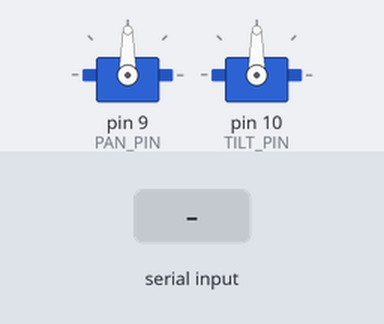
This sketch was run on a simulated Arduino Nano, built with avr-gcc and run on an emulated ATmega328P. On the bench: 2 × servo. The inputs (shaded band) are chosen by the test bench. What the sketch prints to the serial monitor is not drawn.

Above: at 1.2 s.
1.3 s: "P:\n" received over Serial
At 2.5 s:
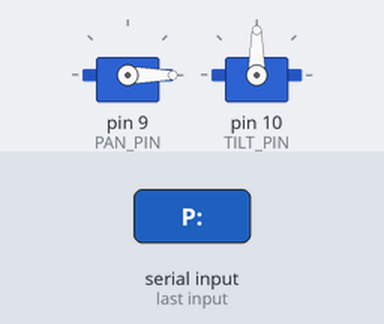
2.8 s: "TILT:\n" received over Serial
At 3.9 s:
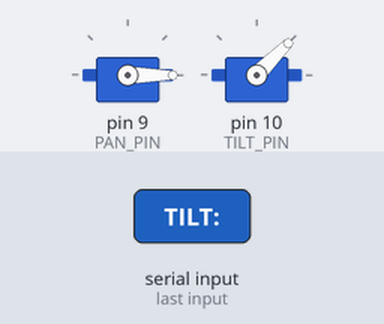
4.3 s: "P:90\n" received over Serial
At 5.0 s:
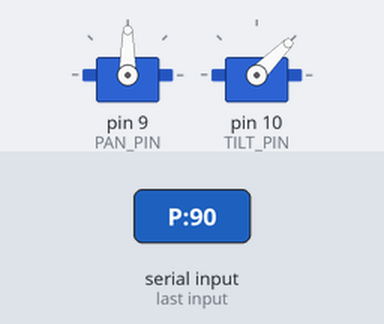
5.8 s: "PAN:\n" received over Serial
At 6.2 s:
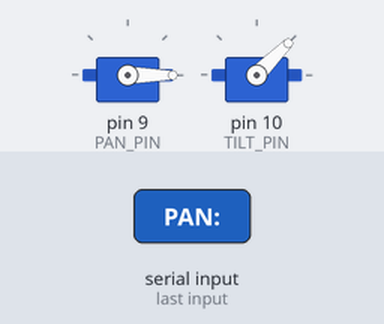
7.3 s: "HOME\n" received over Serial
At 8.5 s:
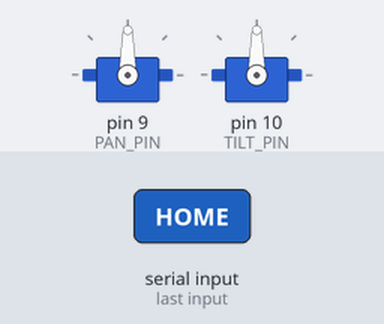
Timing chart, 0 to 9.8 s (numbered marks = the images above; inputs shaded):
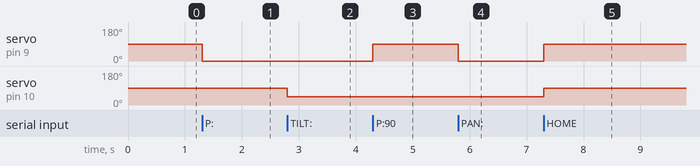

Measured:
- after the input at 1.3 s, servo on pin 9 (PAN_PIN): 90° → 0° at once
- after the input at 2.8 s, servo on pin 10 (TILT_PIN): 90° → 45° at once
- after the input at 4.3 s, servo on pin 9 (PAN_PIN): 0° → 90° at once
- after the input at 5.8 s, servo on pin 9 (PAN_PIN): 90° → 0° at once
- after the input at 7.3 s, servo on pin 9 (PAN_PIN): 0° → 90° at once; servo on pin 10 (TILT_PIN): 45° → 90° at once

The sketch:

arduino_gimbal.ino
```cpp
/*
 * NeuraCam — Arduino Nano Firmware v3.0 FINAL
 * ============================================
 * Controls:  2x EMAX ES08MAII servos (pan/tilt)
 * Protocol:  P:T (batched, preferred), PAN, TILT, HOME, STATUS
 * Baud:      115200
 * Features:
 *   - Watchdog timer (2s) — auto-recover from lockups
 *   - IMU support (MPU6050) — enable by uncommenting USE_IMU below
 *   - Soft servo limits with jitter guard
 *   - Robust char-by-char serial parser
 *
 * Pinout:
 *   D9  → Pan servo signal (local, base-mounted)
 *   D10 → 100Ω → Ribbon pin 10 → Tilt servo signal (housing)
 *
 * IMU (optional, requires MPU6050 + I2C pull-ups on A4/A5):
 *   A4  → Ribbon pin 8 → MPU6050 SDA
 *   A5  → Ribbon pin 9 → MPU6050 SCL
 *   Uncomment #define USE_IMU below and re-flash
 */

#include <Servo.h>
#include <avr/wdt.h>

// ── Uncomment the next line if MPU6050 is connected ──
// #define USE_IMU

#ifdef USE_IMU
#include <Wire.h>
#endif

Servo panServo;
Servo tiltServo;

const int PAN_PIN  = 9;
const int TILT_PIN = 10;

const int PAN_MIN  = 0;
const int PAN_MAX  = 180;
const int TILT_MIN = 45;
const int TILT_MAX = 135;

int panAngle  = 90;
int tiltAngle = 90;

#ifdef USE_IMU
/* IMU state */
bool  imu_ok      = false;
float cached_pitch = 0.0;
float cached_roll  = 0.0;
unsigned long last_imu_ms = 0;
const  unsigned long IMU_INTERVAL_MS = 100;

static void initIMU() {
  Wire.begin();
  Wire.setClock(100000);

  Wire.beginTransmission(0x68);
  Wire.write(0x75);
  uint8_t err = Wire.endTransmission(true);
  if (err != 0) { imu_ok = false; return; }

  if (Wire.requestFrom((uint8_t)0x68, (uint8_t)1) < 1) { imu_ok = false; return; }
  uint8_t whoami = Wire.read();
  if (whoami != 0x68 && whoami != 0x70) { imu_ok = false; return; }

  Wire.beginTransmission(0x68);
  Wire.write(0x6B);
  Wire.write(0x00);
  Wire.endTransmission(true);
  imu_ok = true;
}

static void readIMU() {
  if (!imu_ok) return;
  unsigned long now = millis();
  if (now - last_imu_ms < IMU_INTERVAL_MS) return;
  last_imu_ms = now;

  Wire.beginTransmission(0x68);
  Wire.write(0x3B);
  if (Wire.endTransmission(true) != 0) return;

  if (Wire.requestFrom((uint8_t)0x68, (uint8_t)6) < 6) return;
  int16_t ax = ((int16_t)Wire.read() << 8) | Wire.read();
  int16_t ay = ((int16_t)Wire.read() << 8) | Wire.read();
  int16_t az = ((int16_t)Wire.read() << 8) | Wire.read();

  float fax = (float)ax / 16384.0;
  float fay = (float)ay / 16384.0;
  float faz = (float)az / 16384.0;

  cached_pitch = atan2(-fax, sqrt(fay * fay + faz * faz)) * 180.0 / PI;
  cached_roll  = atan2(fay, faz) * 180.0 / PI;
}
#endif

static int parseValue(const String &cmd, char key) {
  int idx = cmd.indexOf(key);
  if (idx < 0) return -1;
  int colon = cmd.indexOf(':', idx);
  if (colon < 0) return -1;
  int space = cmd.indexOf(' ', colon);
  String val = (space > colon)
    ? cmd.substring(colon + 1, space)
    : cmd.substring(colon + 1);
  val.trim();
  return val.toInt();
}

static void setPan(int angle) {
  int clamped = constrain(angle, PAN_MIN, PAN_MAX);
  if (clamped != panAngle) {
    panAngle = clamped;
    panServo.write(panAngle);
  }
}

static void setTilt(int angle) {
  int clamped = constrain(angle, TILT_MIN, TILT_MAX);
  if (clamped != tiltAngle) {
    tiltAngle = clamped;
    tiltServo.write(tiltAngle);
  }
}

static void processCommand(const String &cmd) {
  if (cmd.startsWith("P:")) {
    int p = parseValue(cmd, 'P');
    int t = parseValue(cmd, 'T');
    if (p >= 0) setPan(p);
    if (t >= 0) setTilt(t);
    return;
  }
  if (cmd.startsWith("PAN:")) {
    int angle = cmd.substring(4).toInt();
    setPan(angle);
    return;
  }
  if (cmd.startsWith("TILT:")) {
    int angle = cmd.substring(5).toInt();
    setTilt(angle);
    return;
  }
  if (cmd == "HOME") {
    setPan(90);
    setTilt(90);
    return;
  }
  if (cmd == "STATUS") {
    Serial.print("PAN:");
    Serial.print(panAngle);
    Serial.print(" TILT:");
    Serial.print(tiltAngle);
#ifdef USE_IMU
    Serial.print(" IMU_PITCH:");
    Serial.print(cached_pitch, 1);
    Serial.print(" IMU_ROLL:");
    Serial.print(cached_roll, 1);
#else
    Serial.print(" IMU_PITCH:0.0 IMU_ROLL:0.0");
#endif
    Serial.print(" IMU_YAW:0.0");
    Serial.println();
    return;
  }
}

const int CMD_BUF_SIZE = 64;
char cmd_buf[CMD_BUF_SIZE];
int  cmd_len = 0;

void setup() {
  Serial.begin(115200);

  panServo.attach(PAN_PIN);
  tiltServo.attach(TILT_PIN);
  panServo.write(90);
  tiltServo.write(90);

#ifdef USE_IMU
  initIMU();
  Serial.print("GIMBAL_READY ");
  Serial.println(imu_ok ? "IMU_OK" : "IMU_FAIL");
#else
  Serial.println("GIMBAL_READY IMU_FAIL");
#endif

  wdt_enable(WDTO_2S);
}

void loop() {
  wdt_reset();

#ifdef USE_IMU
  readIMU();
#endif

  while (Serial.available() > 0) {
    char c = (char)Serial.read();
    if (c == '\n' || c == '\r') {
      if (cmd_len > 0) {
        cmd_buf[cmd_len] = '\0';
        String cmd = String(cmd_buf);
        cmd.trim();
        if (cmd.length() > 0) {
          processCommand(cmd);
        }
        cmd_len = 0;
      }
    } else if (cmd_len < CMD_BUF_SIZE - 1) {
      cmd_buf[cmd_len++] = c;
    } else {
      cmd_len = 0;
    }
  }
}
```
